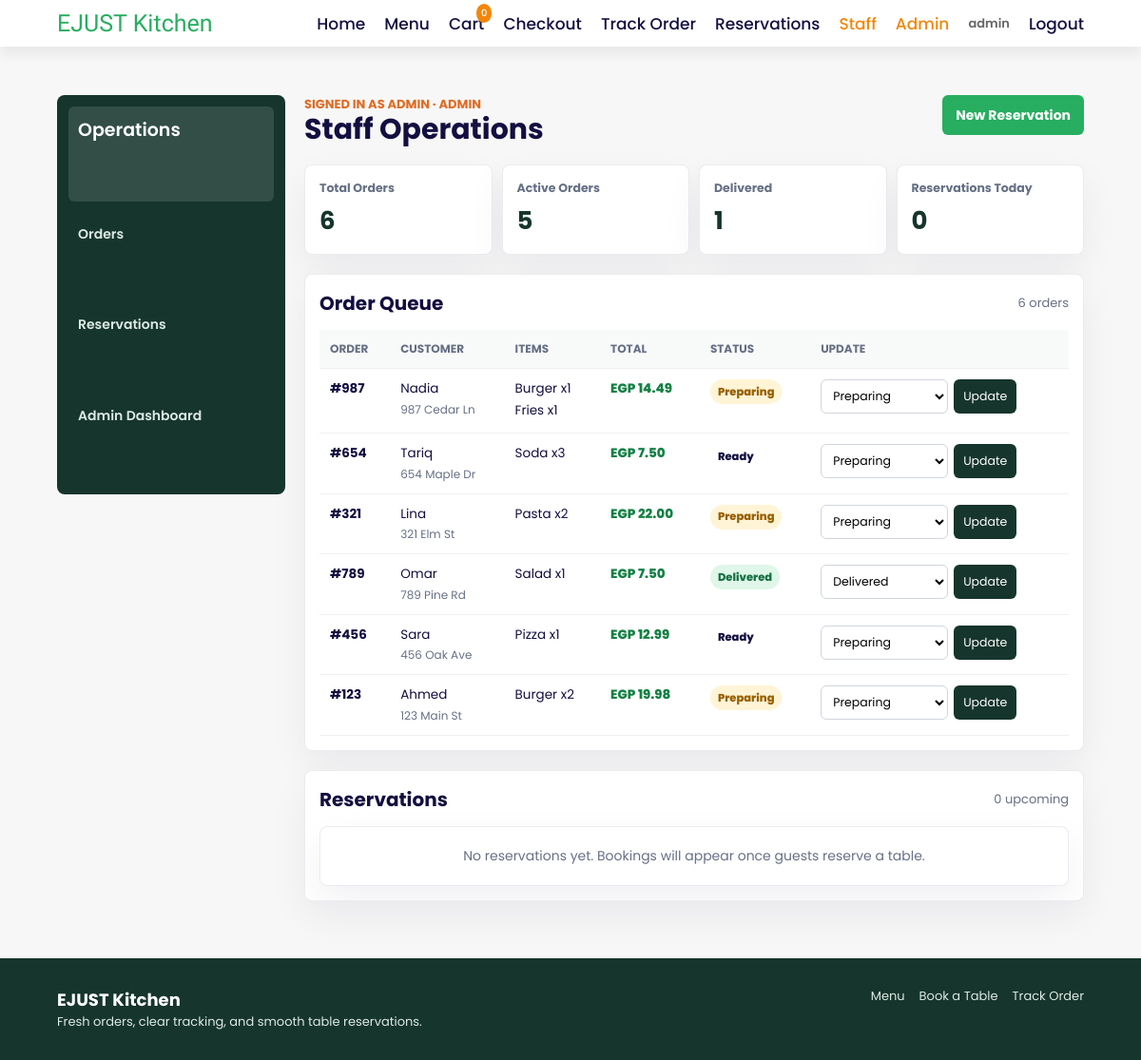
/staff (signed in), run on an earlier commit of the app's database.
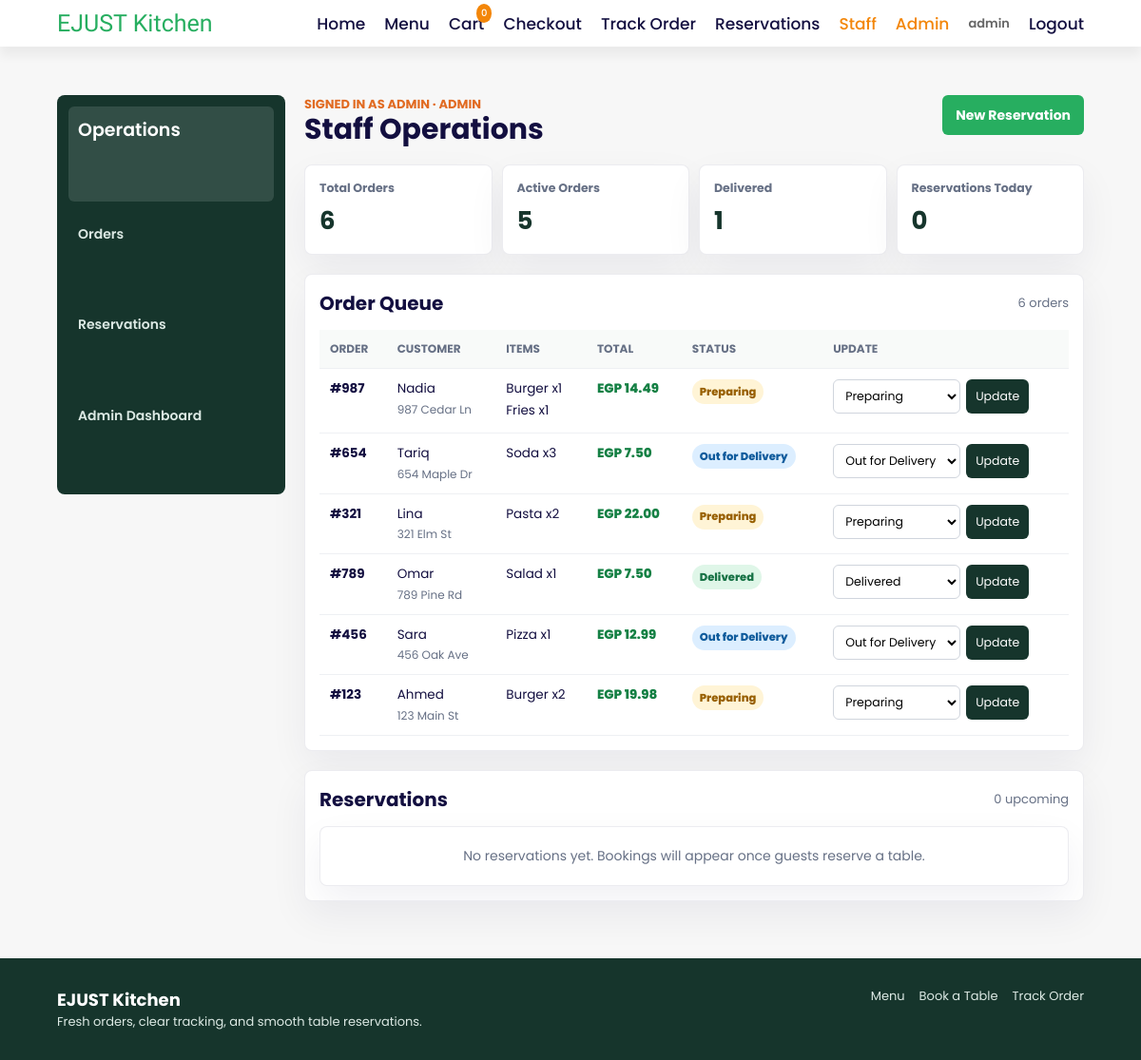
And on a later commit of the database.
### src/database.py (models this page shows, shortened)
class Order(db.Model):
    __tablename__ = 'orders'
    id = db.Column(db.String(20), primary_key=True)
    order_items = db.Column(db.JSON, nullable=False)
    total = db.Column(db.Float, nullable=False)
    status = db.Column(db.String(50), default=ORDER_STATUS_PREPARING)
    customer_name = db.Column(db.String(100))
    customer_address = db.Column(db.String(200))
    estimated_time = db.Column(db.Integer, default=25)
    created_at = db.Column(db.DateTime, default=datetime.utcnow)

### src/order.py (the view)
@order_bp.route('/staff', methods=['GET'])
@auth.login_required
@auth.require_role(ROLE_STAFF, ROLE_ADMIN)
def staff_view():
    return render_template(
        "staff.html",
        orders=get_all_orders(),
        reservations=get_upcoming_reservations(),
        metrics=get_dashboard_metrics(),
        user=auth.get_current_user(),
        valid_statuses=VALID_STAFF_STATUSES,
        reservation_statuses=RESERVATION_STATUSES,
    )

### src/auth.py (called while the page is built)
def get_current_user():
    return session.get("user")

def login_required(view_func):
    @wraps(view_func)
    def wrapper(*args, **kwargs):
        if get_current_user() is None:
            return redirect("/login")
        return view_func(*args, **kwargs)
    return wrapper

def require_role(*allowed_roles):
    def decorator(view_func):
        @wraps(view_func)
        def wrapper(*args, **kwargs):
            user = get_current_user()
            if user is None or user.get("role") not in allowed_roles:
                abort(403)
            return view_func(*args, **kwargs)
        return wrapper
    return decorator

### src/order.py (called while the page is built)
def _iter_order_item_names(order_items):
    for item in order_items or []:
        if isinstance(item, dict):
            yield item.get("name") or item.get("item_id") or "Item"
        else:
            yield str(item)

def get_dashboard_metrics():
    orders = Order.query.all()
    status_counts = Counter(order.status for order in orders)
    item_counts = Counter()
    for order in orders:
        item_counts.update(_iter_order_item_names(order.order_items))
    active_orders = sum(
        1 for order in orders
        if order.status != ORDER_STATUS_DELIVERED
    )
    return {
        "total_orders": len(orders),
        "revenue": round(sum(order.total or 0 for order in orders), 2),
        "active_orders": active_orders,
        "delivered_orders": status_counts.get(ORDER_STATUS_DELIVERED, 0),
        "reservations_today": count_reservations_today(),
        "most_ordered_items": item_counts.most_common(5),
    }

def get_all_orders():
    orders = Order.query.order_by(Order.created_at.desc()).all()
    result = []
    for order in orders:
        result.append({
            'id': order.id,
            'customer_name': order.customer_name,
            'customer_address': order.customer_address,
            'status': order.status,
            'total': order.total,
            'items': order.order_items,
            'created_at': order.created_at.isoformat() if order.created_at else None
        })
    return result

### src/reservations_service.py (called while the page is built)
def get_upcoming_reservations(limit=None):
    query = Reservation.query.order_by(
        Reservation.reservation_date.asc(),
        Reservation.reservation_slot.asc(),
    )
    if limit:
        query = query.limit(limit)
    return query.all()

### templates/staff.html (shortened to what this page needs)
{% extends "base.html" %}
{% block content %}
<div class="dashboard-layout">
  <aside class="dashboard-sidebar">
    <a href="/staff" class="dashboard-brand">Operations</a>
    <a href="#orders">Orders</a>
    <a href="#reservations">Reservations</a>
    {% if user.role == 'admin' %}
      <a href="/admin/dashboard">Admin Dashboard</a>
    {% endif %}
  </aside>
  <section class="dashboard-main">
    <div class="dashboard-header">
      <div>
        <span class="eyebrow">Signed in as {{ user.username }} · {{ user.role }}</span>
        <h1>Staff Operations</h1>
      </div>
      <a href="/reservations" class="dashboard-action">New Reservation</a>
    </div>
    <div class="metric-grid">
      <div class="metric-card">
        <span>Total Orders</span>
        <strong>{{ metrics.total_orders }}</strong>
      </div>
      <div class="metric-card">
        <span>Active Orders</span>
        <strong>{{ metrics.active_orders }}</strong>
      </div>
      <div class="metric-card">
        <span>Delivered</span>
        <strong>{{ metrics.delivered_orders }}</strong>
      </div>
      <div class="metric-card">
        <span>Reservations Today</span>
        <strong>{{ metrics.reservations_today }}</strong>
      </div>
    </div>
    <div id="orders" class="dashboard-card">
      <div class="dashboard-card-header">
        <h2>Order Queue</h2>
        <span>{{ orders|length }} orders</span>
      </div>
      {% if orders %}
        <div class="table-wrap">
          <table class="dashboard-table">
            <thead>
              <tr>
                <th>Order</th>
                <th>Customer</th>
                <th>Items</th>
                <th>Total</th>
                <th>Status</th>
                <th>Update</th>
              </tr>
            </thead>
            <tbody>
              {% for order in orders %}
                <tr>
                  <td><strong>#{{ order.id }}</strong></td>
                  <td>
                    {{ order.customer_name or 'Guest' }}
                    <span class="muted">{{ order.customer_address or 'No address' }}</span>
                  </td>
                  <td>
                    {% if order["items"] %}
                      {% for item in order["items"] %}
                        <span class="line-item">{{ item.name if item.name is defined else item }}{% if item.quantity is defined %} x{{ item.quantity }}{% endif %}</span>
                      {% endfor %}
                    {% else %}
                      <span class="muted">No items</span>
                    {% endif %}
                  </td>
                  <td class="money">EGP {{ "%.2f"|format(order.total) }}</td>
                  <td>
                    {% set status_class = order.status|lower|replace(' ', '-') %}
                    <span class="status-badge status-{{ status_class }}">{{ order.status }}</span>
                  </td>
                  <td>
                    <form method="POST" action="{{ url_for('order.staff_update') }}" class="inline-form">
                      <select name="status">
                        {% for s in valid_statuses %}
                          <option value="{{ s }}" {% if s == order.status %}selected{% endif %}>{{ s }}</option>
                        {% endfor %}
                      </select>
                      <button type="submit">Update</button>
                    </form>
                  </td>
                </tr>
              {% endfor %}
            </tbody>
          </table>
        </div>
      {% else %}
        <div class="empty-state-card">No orders yet. New kitchen tickets will appear here.</div>
      {% endif %}
    </div>
    <div id="reservations" class="dashboard-card">
      <div class="dashboard-card-header">
        <h2>Reservations</h2>
        <span>{{ reservations|length }} upcoming</span>
      </div>
      {% if reservations %}
        <div class="table-wrap">
          <table class="dashboard-table">
            <thead>
              <tr>
                <th>Guest</th>
                <th>Date</th>
                <th>Slot</th>
                <th>Table</th>
                <th>Party</th>
                <th>Status</th>
                <th>Update</th>
              </tr>
            </thead>
            <tbody>
              {% for reservation in reservations %}
                <tr>
                  <td>
                    {{ reservation.customer_name }}
                    <span class="muted">{{ reservation.contact }}</span>
                  </td>
                  <td>{{ reservation.reservation_date }}</td>
                  <td>{{ reservation.reservation_slot }}</td>
                  <td>Table {{ reservation.table_number }}</td>
                  <td>{{ reservation.party_size }}</td>
                  <td>
                    {% set status_class = reservation.status|lower %}
                    <span class="status-badge reservation-{{ status_class }}">{{ reservation.status }}</span>
                  </td>
                  <td>
                    <form method="POST" action="{{ url_for('order.reservation_update') }}" class="inline-form">
                      <input type="hidden" name="reservation_id" value="{{ reservation.id }}">
                      <select name="status">
                        {% for s in reservation_statuses %}
                          <option value="{{ s }}" {% if s == reservation.status %}selected{% endif %}>{{ s }}</option>
                        {% endfor %}
                      </select>
                      <button type="submit">Save</button>
                    </form>
                  </td>
                </tr>
              {% endfor %}
            </tbody>
          </table>
        </div>
      {% else %}
        <div class="empty-state-card">No reservations yet. Bookings will appear once guests reserve a table.</div>
      {% endif %}
    </div>
  </section>
</div>
{% endblock %}

### templates/base.html (shortened to what this page needs)
<!DOCTYPE html>
<html lang="en">
<head>
    <link rel="stylesheet" href="{{ url_for('static', filename='css/style.css') }}">
    <link rel="stylesheet" href="{{ url_for('static', filename='css/dashboard.css') }}">
</head>
<body>
    <nav class="site-nav">
        <a href="/" class="logo">EJUST Kitchen</a>
        <div class="nav-links" id="siteNavLinks">
            <a href="/">Home</a>
            <a href="/menu">Menu</a>
            <a href="/cart" class="cart-icon">
                Cart
                <span class="cart-count" id="cartBadge">0</span>
            </a>
            <a href="/checkout">Checkout</a>
            <a href="/tracking">Track Order</a>
            <a href="/reservations">Reservations</a>
            {% if current_user and current_user.role in ['staff', 'admin'] %}
                <a href="/staff" class="staff-link">Staff</a>
            {% endif %}
            {% if current_user and current_user.role == 'admin' %}
                <a href="/admin/dashboard" class="staff-link">Admin</a>
            {% endif %}
            {% if current_user %}
                <span class="nav-user">{{ current_user.username }}</span>
                <a href="/logout">Logout</a>
            {% else %}
                <a href="/login">Login</a>
                <a href="/register">Register</a>
            {% endif %}
        </div>
    </nav>
    <main>
        {% block content %}{% endblock %}
    </main>
    <footer class="site-footer">
        <div>
            <strong>EJUST Kitchen</strong>
            <p>Fresh orders, clear tracking, and smooth table reservations.</p>
        </div>
        <div class="footer-links">
            <a href="/menu">Menu</a>
            <a href="/reservations">Book a Table</a>
            <a href="/tracking">Track Order</a>
        </div>
    </footer>
</body>
</html>

### static/css/style.css (style rules this page uses)
* { font-family: 'Poppins', sans-serif; margin: 0; padding: 0; box-sizing: border-box; outline: none; border: none; text-decoration: none; text-transform: none; transition: .2s linear; }
:root { --green: #27ae60; --orange: #f38609; --dark: #130f40; --light: #666; --white: #fff; --bg: #f7f7f7; --border: 1px solid rgba(0,0,0,0.1); }
html { font-size: 62.5%; overflow-x: hidden; scroll-behavior: smooth; scroll-padding-top: 8.5rem; }
body { background: var(--bg); color: var(--dark); }
a { text-decoration: none !important; }
nav { position: fixed; top: 0; left: 0; right: 0; background: var(--white); box-shadow: 0 1rem 1rem rgba(0,0,0,0.05); display: flex; align-items: center; justify-content: space-between; padding: 1rem 5%; z-index: 1000; }
nav .logo { font-family: 'Satisfy', cursive; font-size: 2.5rem; color: var(--green); }
nav .nav-links { display: flex; gap: 2rem; align-items: center; }
nav .nav-links a { font-size: 1.7rem; color: var(--dark); font-weight: 500; }
nav .cart-icon { position: relative; }
nav .cart-count { position: absolute; top: -8px; right: -8px; background: var(--orange); color: var(--white); font-size: 1rem; padding: 0.2rem 0.5rem; border-radius: 50%; }
.staff-link { color: var(--orange) !important; }
.nav-user { color: var(--light); font-size: 1.3rem; font-weight: 600; }
main { padding-top: 8rem; padding-bottom: 4rem; min-height: 100vh; }
.site-footer { display: flex; justify-content: space-between; gap: 2rem; padding: 3rem 5%; background: #16352c; color: #dce9e4; }
.site-footer strong { color: var(--white); font-size: 1.8rem; }
.site-footer p, .site-footer a { color: #dce9e4; font-size: 1.3rem; }
.footer-links { display: flex; gap: 1.5rem; flex-wrap: wrap; }

What changed in the data, as far as the page shows it:
changed Order "Tariq": status "Ready" → "Out for Delivery"; status "Preparing" → "Out for Delivery"
changed Order "Sara": status "Ready" → "Out for Delivery"; status "Preparing" → "Out for Delivery"
